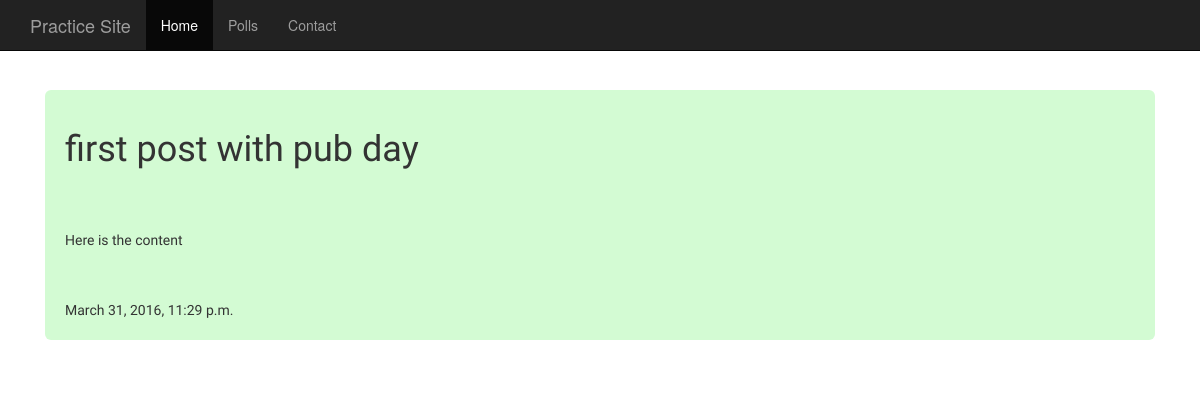
Before: /post/1 with the older database file.
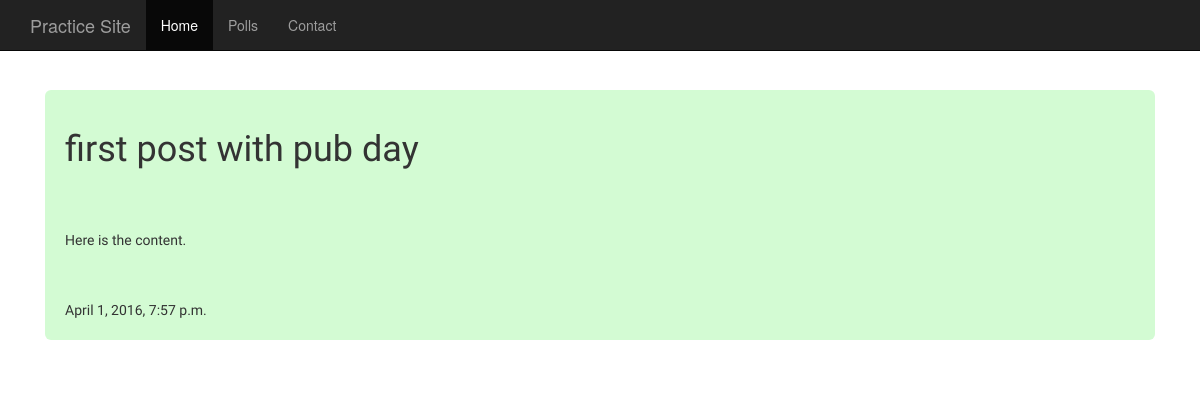
After: the same page with the newer database file.
### blogs/models.py (models this page shows, shortened)
class Post(models.Model):
    author = models.ForeignKey('auth.User')
    title = models.CharField(max_length=100)
    text = models.TextField()
    created_date = models.DateTimeField(
            default=timezone.now)
    published_date = models.DateTimeField(
            blank=True, null=True)

### blogs/views.py (the view)
# urls.py: url(r'^post/(?P<pk>\d+)$', views.post_detail, name='post_detail'),
def post_detail(request, pk):
    post = get_object_or_404(Post, pk=pk)
    return render(request, 'blogs/post_detail.html', {'post': post})

### templates/blogs/post_detail.html (shortened to what this page needs)
{% extends 'blogs/base.html' %}
{% block content %}
    <div class="post">
        <h1>{{ post.title }}</h1>
        <p>{{ post.text|linebreaks }}</p>
        {% if post.published_date %}
            <div class="pubdate">
                {{ post.published_date }}
            </div>
        {% endif %}
    </div>
{% endblock %}

Changed rows visible on the page:
changed Post "first post with pub day": text "Here is the content" → "Here is the content."; published_date "March 31, 2016, 11:29 p.m." → "April 1, 2016, 7:57 p.m."
